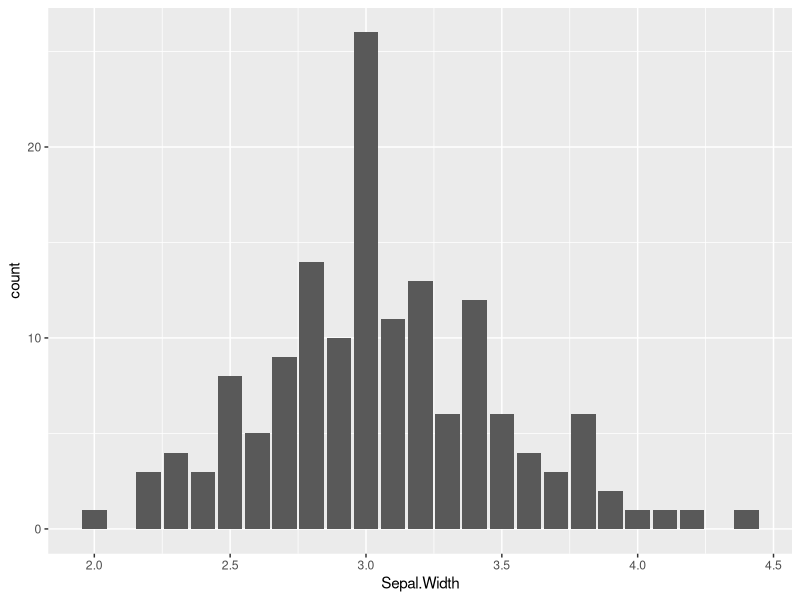
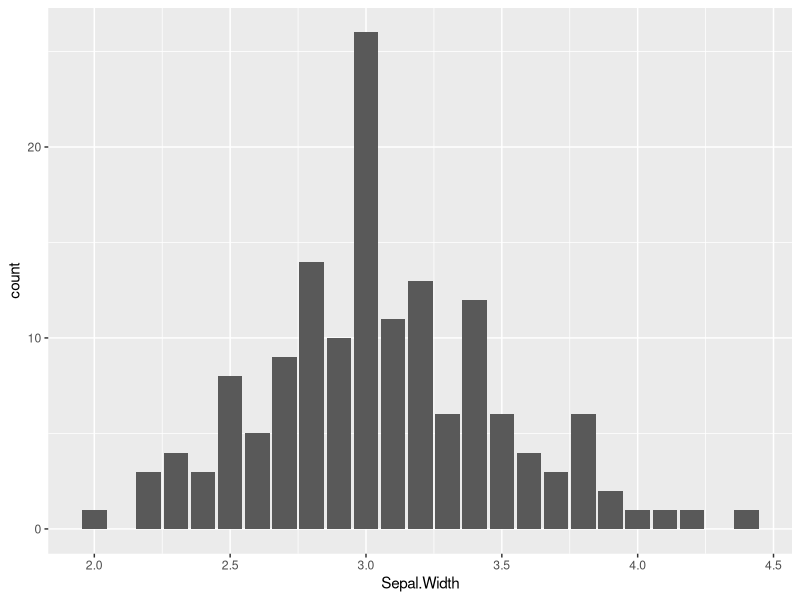
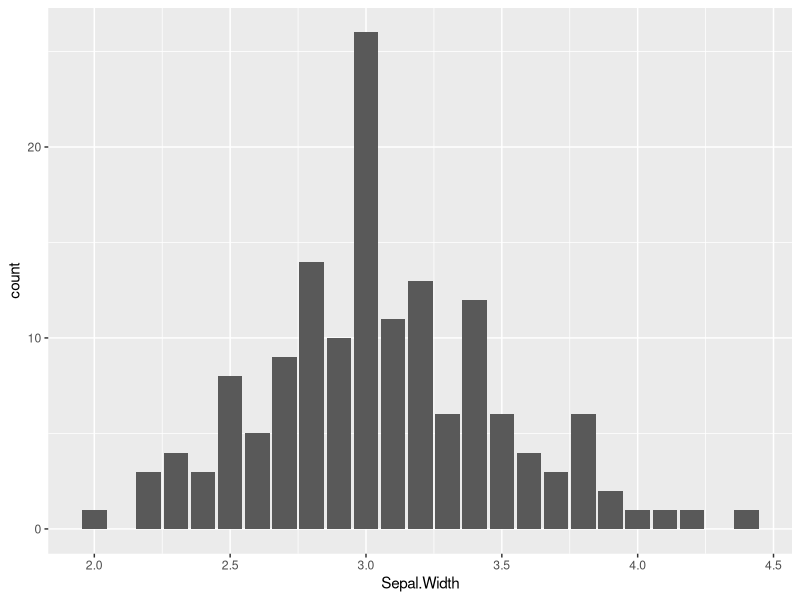
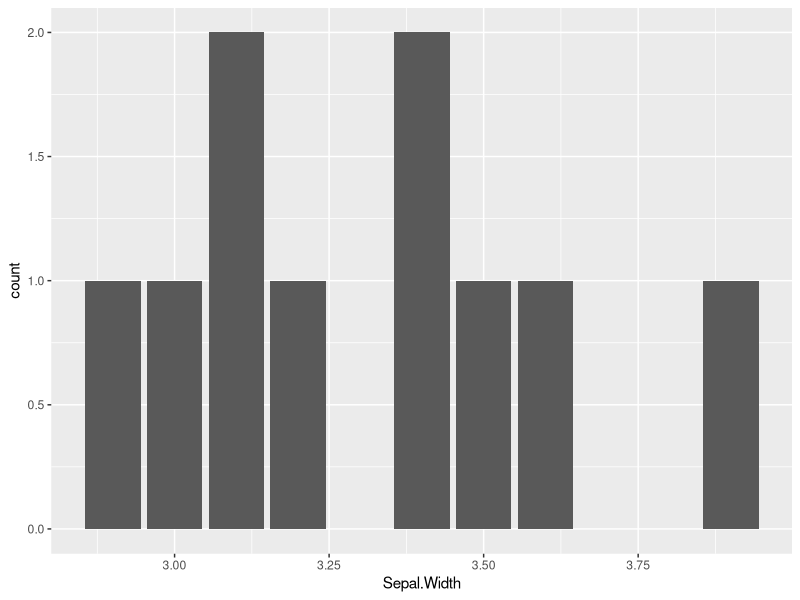
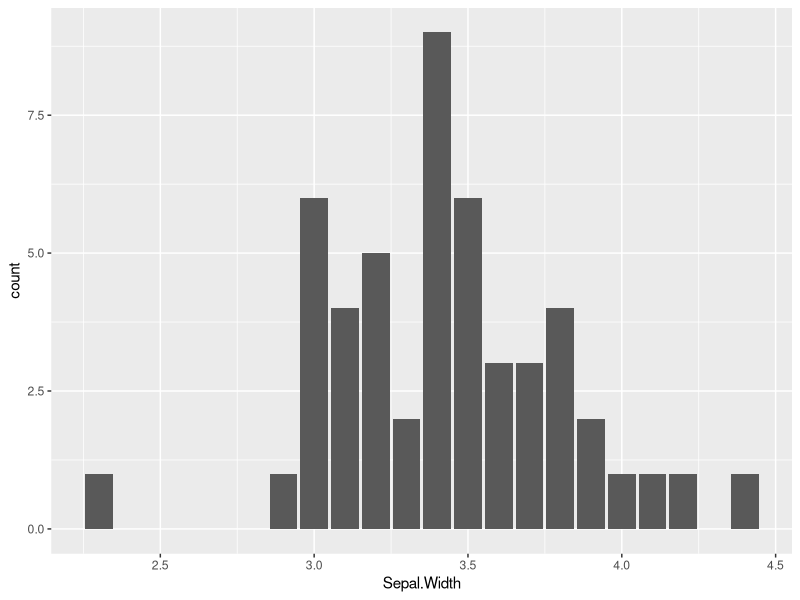
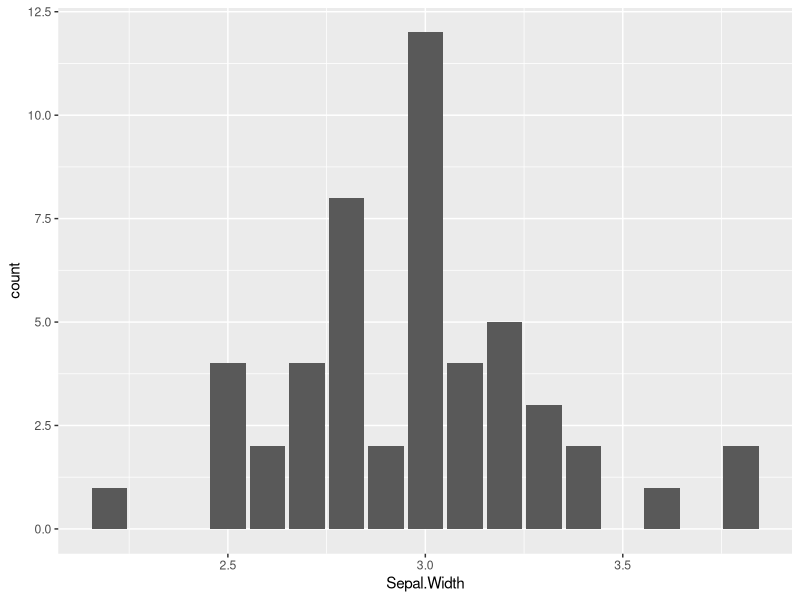
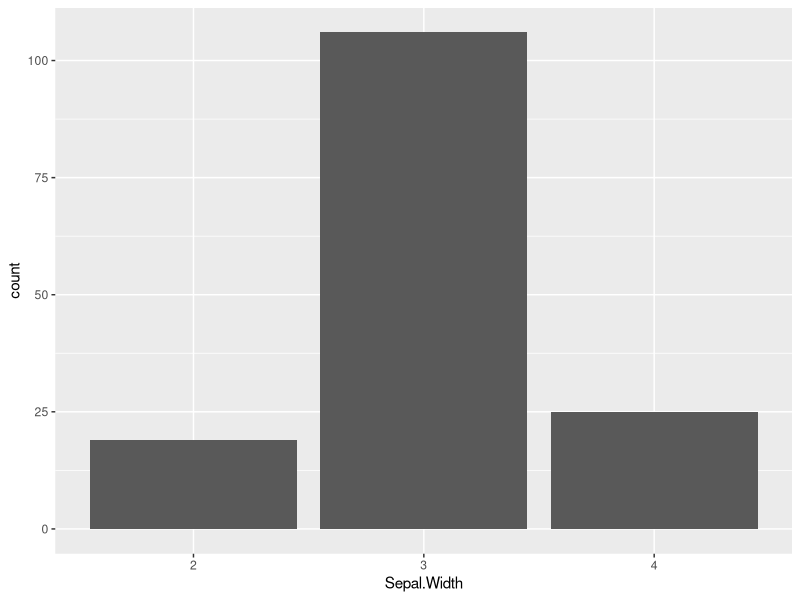
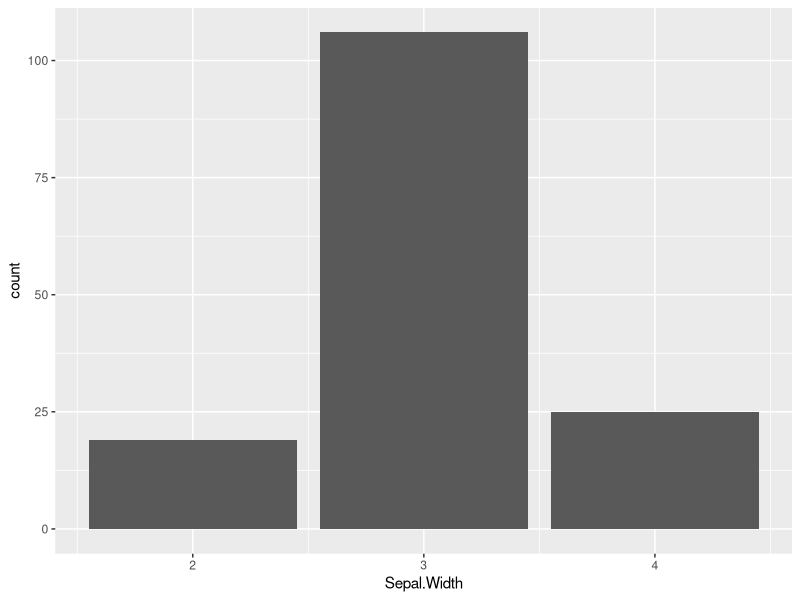

The R script that drew these images, in order:
## ---- chunk 1

   library(ggplot2)
   head(iris)
   
## ---- chunk 2

   lapply(iris, class)
   
## ---- chunk 3

   ggplot(iris, aes(x = Sepal.Width)) +
   geom_bar()  

## ---- chunk 4

   ggplot(iris, aes(x = Sepal.Width)) +
   geom_bar()  
   
## ---- chunk 5

   plot <- ggplot(iris, aes(x = Sepal.Width)) 
   plot <- plot + geom_bar()  

## ---- chunk 6

   plot

## ---- chunk 7

   ggplot(iris[1:10, ], aes(x = Sepal.Width)) +
   geom_bar()  

## ---- chunk 8

   ggplot(subset(iris, Species == "setosa"), aes(x = Sepal.Width)) +
   geom_bar()  

## ---- chunk 9

   library(dplyr)
   
   iris %>%
   filter(Species == "virginica") %>%

   ggplot(aes(x = Sepal.Width)) +
   geom_bar()  

## ---- chunk 10

  iris %>%
  mutate(Sepal.Width = factor(round(Sepal.Width, 0))) %>%
  
  ggplot(aes(x = Sepal.Width)) +
  geom_bar() 

## ---- chunk 11

  iris %>%
  mutate(Sepal.Width = round(Sepal.Width, 0)) %>%
  
  ggplot(aes(x = Sepal.Width)) +
  geom_bar() 

## ---- chunk 12

 
  ggplot(iris, aes(x = Sepal.Width, y = Sepal.Length)) +
  geom_point() 

## ---- chunk 13

 
  ggplot(iris, aes(x = Sepal.Width, y = Sepal.Length, color = Species)) +
  geom_point() 

## ---- chunk 14

 
  ggplot(iris, aes(x = Sepal.Width, y = Sepal.Length, size = Species)) +
  geom_point() 

## ---- chunk 15

 
  ggplot(iris, aes(x = Sepal.Width, y = Sepal.Length, shape = Species)) +
  geom_point() 

## ---- chunk 16

 
  ggplot(iris, aes(x = Sepal.Width, y = Sepal.Length, 
                   shape = Species, color = Sepal.Length, size = Sepal.Width)) +
  geom_point() 

## ---- chunk 17

 
  ggplot(mpg, aes(x = cty, y = hwy, shape = drv, color = class, size = cyl)) +
  geom_point() 

